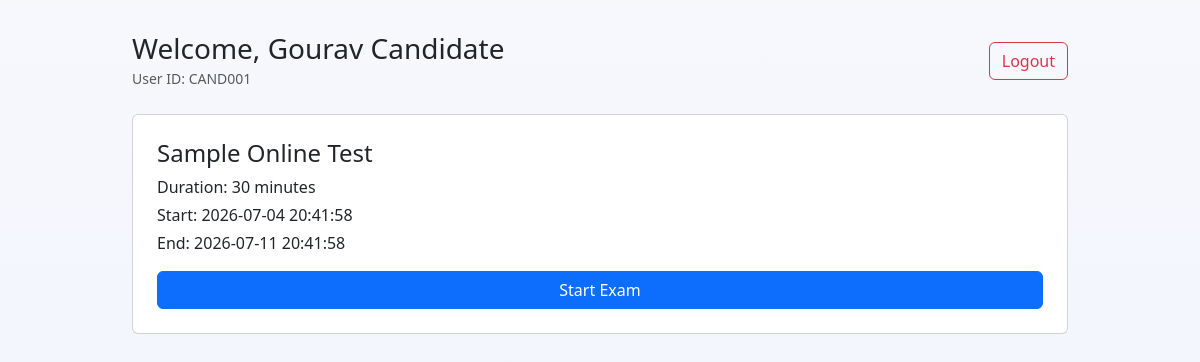
The app's page /dashboard.php (signed in) with its own data.
### tables this page shows
CREATE TABLE exams (
    id INT AUTO_INCREMENT PRIMARY KEY,
    title VARCHAR(120) NOT NULL,
    duration_minutes INT NOT NULL DEFAULT 30,
    start_time DATETIME NULL,
    end_time DATETIME NULL,
    created_at TIMESTAMP DEFAULT CURRENT_TIMESTAMP
);

### public/dashboard.php (the view, shortened to what this page needs)
<?php
require_once __DIR__ . '/../config/database.php';
$exam = $pdo->query('SELECT id, title, duration_minutes, start_time, end_time FROM exams ORDER BY id DESC LIMIT 1')->fetch();
?>
<!doctype html>
<html lang="en">
<head>
    <link href="https://cdn.jsdelivr.net/npm/bootstrap@5.3.3/dist/css/bootstrap.min.css" rel="stylesheet">
    <link href="../assets/css/style.css" rel="stylesheet">
</head>
<body>
<div class="page-shell container">
    <div class="d-flex justify-content-between align-items-center mb-4">
        <div>
            <h3 class="mb-0">Welcome, <?php echo htmlspecialchars((string) $_SESSION['candidate_name']); ?></h3>
            <small class="text-muted">User ID: <?php echo htmlspecialchars((string) $_SESSION['candidate_user_id']); ?></small>
        </div>
        <a href="logout.php" class="btn btn-outline-danger">Logout</a>
    </div>
    <div class="card p-4">
        <h4><?php echo htmlspecialchars((string) ($exam['title'] ?? 'No Active Exam')); ?></h4>
        <?php if ($exam): ?>
            <p class="mb-1">Duration: <?php echo (int) $exam['duration_minutes']; ?> minutes</p>
            <p class="mb-1">Start: <?php echo htmlspecialchars((string) $exam['start_time']); ?></p>
            <p class="mb-3">End: <?php echo htmlspecialchars((string) $exam['end_time']); ?></p>
            <a href="exam.php?exam_id=<?php echo (int) $exam['id']; ?>" class="btn btn-primary">Start Exam</a>
        <?php else: ?>
            <div class="alert alert-warning">No exam available.</div>
        <?php endif; ?>
    </div>
</div>
</body>
</html>

### assets/css/style.css (style rules this page uses)
body { font-family: 'Segoe UI', Tahoma, Geneva, Verdana, sans-serif; background: linear-gradient(180deg, #f7f8fc 0%, #eef2ff 100%); min-height: 100vh; }
.page-shell { max-width: 960px; margin: 2rem auto; }

### records on screen
exams: title "Sample Online Test", duration_minutes "30", start_time "2026-07-04 20:41:58", end_time "2026-07-11 20:41:58"

### other values on screen
$_SESSION['candidate_name'] "Gourav Candidate"
$_SESSION['candidate_user_id'] "CAND001"
